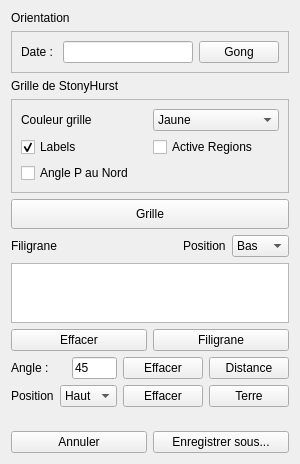
       <widget class="QWidget" name="grid_panel">
        <layout class="QVBoxLayout" name="verticalLayout_34">
         <item>
          <widget class="QLabel" name="label_44">
           <property name="text">
            <string>Orientation</string>
           </property>
          </widget>
         </item>
         <item>
          <widget class="QFrame" name="frame_5">
           <property name="frameShape">
            <enum>QFrame::Shape::StyledPanel</enum>
           </property>
           <property name="frameShadow">
            <enum>QFrame::Shadow::Raised</enum>
           </property>
           <layout class="QVBoxLayout" name="verticalLayout_33">
            <item>
             <layout class="QHBoxLayout" name="horizontalLayout_18">
              <item>
               <widget class="QLabel" name="label_38">
                <property name="text">
                 <string>Date : </string>
                </property>
               </widget>
              </item>
              <item>
               <widget class="QLineEdit" name="grid_date_text"/>
              </item>
              <item>
               <widget class="QPushButton" name="grid_gong_btn">
                <property name="text">
                 <string>Gong</string>
                </property>
               </widget>
              </item>
             </layout>
            </item>
           </layout>
          </widget>
         </item>
         <item>
          <widget class="QLabel" name="label_37">
           <property name="text">
            <string>Grille de StonyHurst</string>
           </property>
          </widget>
         </item>
         <item>
          <widget class="QFrame" name="frame_6">
           <property name="frameShape">
            <enum>QFrame::Shape::StyledPanel</enum>
           </property>
           <property name="frameShadow">
            <enum>QFrame::Shadow::Raised</enum>
           </property>
           <layout class="QVBoxLayout" name="verticalLayout_31">
            <item>
             <layout class="QHBoxLayout" name="horizontalLayout_19">
              <item>
               <widget class="QLabel" name="label_40">
                <property name="text">
                 <string>Couleur grille</string>
                </property>
               </widget>
              </item>
              <item>
               <widget class="QComboBox" name="grid_color_combo">
                <item>
                 <property name="text">
                  <string>Jaune</string>
                 </property>
                </item>
                <item>
                 <property name="text">
                  <string>Noir</string>
                 </property>
                </item>
                <item>
                 <property name="text">
                  <string>Blanc</string>
                 </property>
                </item>
               </widget>
              </item>
             </layout>
            </item>
            <item>
             <layout class="QHBoxLayout" name="horizontalLayout_46">
              <item>
               <widget class="QCheckBox" name="grid_label_checkbox">
                <property name="text">
                 <string>Labels</string>
                </property>
                <property name="checked">
                 <bool>true</bool>
                </property>
               </widget>
              </item>
              <item>
               <widget class="QCheckBox" name="grid_ar_checkbox">
                <property name="enabled">
                 <bool>true</bool>
                </property>
                <property name="text">
                 <string>Active Regions</string>
                </property>
               </widget>
              </item>
             </layout>
            </item>
            <item>
             <widget class="QCheckBox" name="grid_Pdone_checkbox">
              <property name="text">
               <string>Angle P au Nord</string>
              </property>
             </widget>
            </item>
           </layout>
          </widget>
         </item>
         <item>
          <widget class="QPushButton" name="grid_on_btn">
           <property name="minimumSize">
            <size>
             <width>0</width>
             <height>30</height>
            </size>
           </property>
           <property name="text">
            <string>Grille</string>
           </property>
          </widget>
         </item>
         <item>
          <layout class="QHBoxLayout" name="horizontalLayout_42">
           <item>
            <widget class="QLabel" name="label_48">
             <property name="text">
              <string>Filigrane</string>
             </property>
            </widget>
           </item>
           <item>
            <spacer name="horizontalSpacer_13">
             <property name="orientation">
              <enum>Qt::Orientation::Horizontal</enum>
             </property>
             <property name="sizeHint" stdset="0">
              <size>
               <width>40</width>
               <height>20</height>
              </size>
             </property>
            </spacer>
           </item>
           <item>
            <widget class="QLabel" name="label_49">
             <property name="text">
              <string>Position</string>
             </property>
            </widget>
           </item>
           <item>
            <widget class="QComboBox" name="grid_fili_combo">
             <item>
              <property name="text">
               <string>Bas </string>
              </property>
             </item>
             <item>
              <property name="text">
               <string>Haut </string>
              </property>
             </item>
            </widget>
           </item>
          </layout>
         </item>
         <item>
          <widget class="QTextEdit" name="grid_fili_text">
           <property name="maximumSize">
            <size>
             <width>16777215</width>
             <height>60</height>
            </size>
           </property>
           <property name="html">
            <string>&lt;!DOCTYPE HTML PUBLIC &quot;-//W3C//DTD HTML 4.0//EN&quot; &quot;http://www.w3.org/TR/REC-html40/strict.dtd&quot;&gt;
&lt;html&gt;&lt;head&gt;&lt;meta name=&quot;qrichtext&quot; content=&quot;1&quot; /&gt;&lt;meta charset=&quot;utf-8&quot; /&gt;&lt;style type=&quot;text/css&quot;&gt;
p, li { white-space: pre-wrap; }
hr { height: 1px; border-width: 0; }
li.unchecked::marker { content: &quot;\2610&quot;; }
li.checked::marker { content: &quot;\2612&quot;; }
&lt;/style&gt;&lt;/head&gt;&lt;body style=&quot; font-family:'Segoe UI'; font-size:9pt; font-weight:400; font-style:normal;&quot;&gt;
&lt;p style=&quot;-qt-paragraph-type:empty; margin-top:0px; margin-bottom:0px; margin-left:0px; margin-right:0px; -qt-block-indent:0; text-indent:0px;&quot;&gt;&lt;br /&gt;&lt;/p&gt;&lt;/body&gt;&lt;/html&gt;</string>
           </property>
          </widget>
         </item>
         <item>
          <layout class="QHBoxLayout" name="horizontalLayout_43">
           <item>
            <widget class="QPushButton" name="grid_fili_cancel_btn">
             <property name="text">
              <string>Effacer</string>
             </property>
            </widget>
           </item>
           <item>
            <widget class="QPushButton" name="grid_fili_display_btn">
             <property name="text">
              <string>Filigrane</string>
             </property>
            </widget>
           </item>
          </layout>
         </item>
         <item>
          <layout class="QHBoxLayout" name="horizontalLayout_44">
           <item>
            <widget class="QLabel" name="label_50">
             <property name="text">
              <string>Angle :</string>
             </property>
            </widget>
           </item>
           <item>
            <widget class="QLineEdit" name="grid_ang_dist_text">
             <property name="maximumSize">
              <size>
               <width>45</width>
               <height>16777215</height>
              </size>
             </property>
             <property name="text">
              <string>45</string>
             </property>
            </widget>
           </item>
           <item>
            <widget class="QPushButton" name="grid_dist_cancel_btn">
             <property name="text">
              <string>Effacer</string>
             </property>
            </widget>
           </item>
           <item>
            <widget class="QPushButton" name="grid_dist_btn">
             <property name="text">
              <string>Distance</string>
             </property>
            </widget>
           </item>
          </layout>
         </item>
         <item>
          <layout class="QHBoxLayout" name="horizontalLayout_45">
           <item>
            <widget class="QLabel" name="label_51">
             <property name="text">
              <string>Position</string>
             </property>
            </widget>
           </item>
           <item>
            <widget class="QComboBox" name="grid_terre_combo">
             <item>
              <property name="text">
               <string>Haut</string>
              </property>
             </item>
             <item>
              <property name="text">
               <string>Bas</string>
              </property>
             </item>
            </widget>
           </item>
           <item>
            <widget class="QPushButton" name="grid_terre_cancel_btn">
             <property name="text">
              <string>Effacer</string>
             </property>
            </widget>
           </item>
           <item>
            <widget class="QPushButton" name="grid_terre_btn">
             <property name="text">
              <string>Terre</string>
             </property>
            </widget>
           </item>
          </layout>
         </item>
         <item>
          <spacer name="verticalSpacer_4">
           <property name="orientation">
            <enum>Qt::Orientation::Vertical</enum>
           </property>
           <property name="sizeHint" stdset="0">
            <size>
             <width>20</width>
             <height>18</height>
            </size>
           </property>
          </spacer>
         </item>
         <item>
          <layout class="QHBoxLayout" name="horizontalLayout_36">
           <item>
            <widget class="QPushButton" name="grid_annuler_btn">
             <property name="maximumSize">
              <size>
               <width>140</width>
               <height>16777215</height>
              </size>
             </property>
             <property name="text">
              <string>Annuler</string>
             </property>
            </widget>
           </item>
           <item>
            <widget class="QPushButton" name="grid_saveas_btn">
             <property name="text">
              <string>Enregistrer sous...</string>
             </property>
            </widget>
           </item>
          </layout>
         </item>
        </layout>
       </widget>
